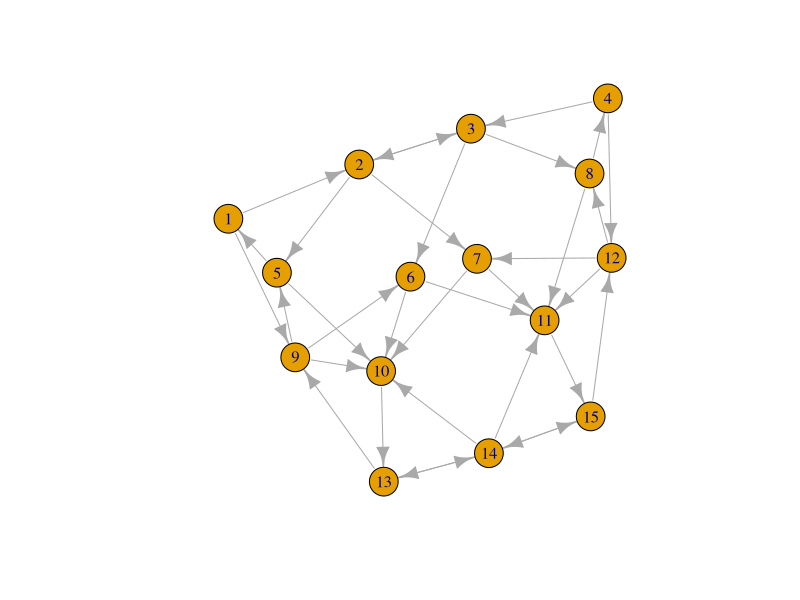

R code for this plot:
## ---- chunk 1
library(expm)
library(pracma)
library(igraph)
## ---- chunk 2
G <- matrix(c(0, 0, 0, 0, 1, 0, 0, 0, 0, 0, 0, 0, 0, 0, 0, 1, 0, 
1, 0, 0, 0, 0, 0, 0, 0, 0, 0, 0, 0, 0, 0, 1, 0, 1, 0, 0, 0, 0, 
0, 0, 0, 0, 0, 0, 0, 0, 0, 0, 0, 0, 0, 0, 1, 0, 0, 0, 0, 0, 0, 
0, 0, 1, 0, 0, 0, 0, 0, 0, 1, 0, 0, 0, 0, 0, 0, 0, 0, 1, 0, 0, 
0, 0, 0, 1, 0, 0, 0, 0, 0, 0, 0, 1, 0, 0, 0, 0, 0, 0, 0, 0, 0, 
1, 0, 0, 0, 0, 0, 1, 0, 0, 0, 0, 0, 0, 0, 0, 1, 0, 0, 0, 1, 0, 
0, 0, 0, 0, 0, 0, 0, 0, 0, 0, 1, 0, 0, 0, 0, 0, 0, 1, 1, 1, 0, 
1, 0, 0, 0, 0, 1, 0, 0, 0, 0, 0, 0, 1, 1, 1, 0, 0, 0, 1, 0, 1, 
0, 0, 0, 0, 1, 0, 0, 0, 0, 0, 0, 0, 0, 0, 0, 1, 0, 0, 0, 0, 0, 
0, 0, 0, 0, 1, 0, 0, 0, 1, 0, 0, 0, 0, 0, 0, 0, 0, 0, 0, 0, 0, 
0, 1, 0, 1, 0, 0, 0, 0, 0, 0, 0, 0, 0, 0, 1, 0, 0, 1, 0), nrow = 15)
plot(graph_from_adjacency_matrix(G), margin = -0.07)
